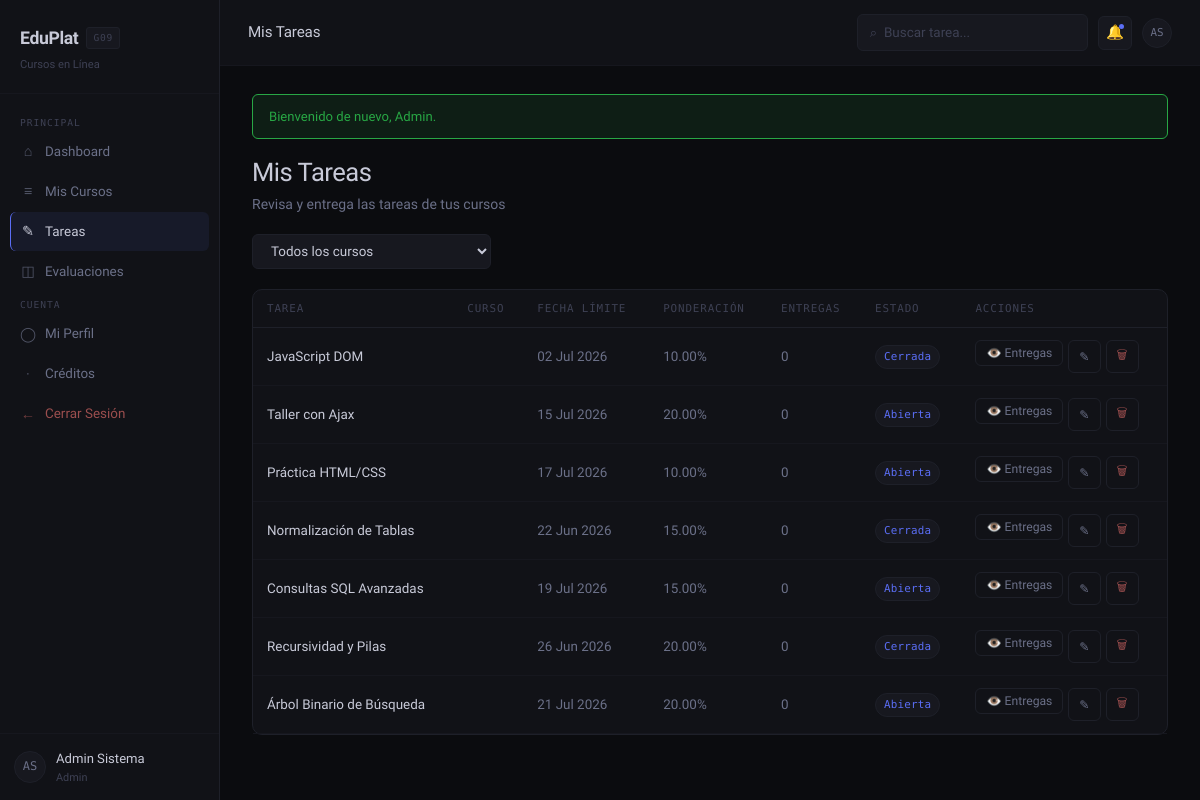
The app's page /EDUPLAT_G09/index.php?accion=tareas (signed in) with its own data.
### tables this page shows
CREATE TABLE `tareas` (
  `id_tarea` int(11) NOT NULL,
  `id_curso` int(11) NOT NULL,
  `titulo` varchar(150) NOT NULL,
  `instrucciones` text DEFAULT NULL,
  `ponderacion` decimal(5,2) NOT NULL DEFAULT 0.00,
  `fecha_limite` datetime NOT NULL,
  `fecha_creacion` datetime NOT NULL DEFAULT current_timestamp()
);

### EDUPLAT_G09/controlador/TareaControlador.php (called while the page is built, shortened)
<?php
require_once __DIR__ . '/../modelo/Tarea.php';
require_once __DIR__ . '/../modelo/Curso.php';
class TareaControlador
{
    public function listar(): void
    {
        $uid = (int) $_SESSION['id_usuario'];
        $rol = $_SESSION['rol'];
        $esDocente = $rol === 'docente';
        $busqueda = trim($_GET['q'] ?? '');
        $idCursoFiltro = isset($_GET['curso']) ? (int) $_GET['curso'] : null;
        if ($rol === 'estudiante') {
            $tareas = Tarea::listarParaEstudiante($uid, $busqueda, $idCursoFiltro);
            $cursosFiltro = Curso::listarParaUsuario($uid, 'estudiante');
        } elseif ($esDocente) {
            $tareas = Tarea::listarParaDocente($uid, $busqueda, $idCursoFiltro);
            $cursosFiltro = Curso::listarParaUsuario($uid, 'docente');
        } else {
            $tareas = [];
            $cursosFiltro = Curso::listarParaUsuario($uid, 'admin');
            foreach ($cursosFiltro as $c) {
                $tareas = array_merge($tareas, Tarea::listarPorCurso((int) $c['id_curso']));
            }
        }
        require __DIR__ . '/../vista/tareas.php';
    }
}

### EDUPLAT_G09/modelo/Curso.php (called while the page is built, shortened)
<?php
require_once __DIR__ . '/Database.php';
class Curso
{
    public static function listarParaUsuario(int $idUsuario, string $rol, string $busqueda = '', string $filtroEstado = ''): array
    {
        $pdo = Database::get();
        $params = [];
        if ($rol === 'estudiante') {
            $sql = 'SELECT c.*, u.nombres AS docente_nombres, u.apellidos AS docente_apellidos,
                           i.progreso, i.id_inscripcion,
                           (SELECT COUNT(*) FROM inscripciones i2 WHERE i2.id_curso = c.id_curso) AS total_alumnos
                    FROM cursos c
                    JOIN usuarios u ON u.id_usuario = c.docente_id
                    LEFT JOIN inscripciones i ON i.id_curso = c.id_curso AND i.id_estudiante = :uid
                    WHERE 1=1';
            $params[':uid'] = $idUsuario;
        } else {
            $sql = 'SELECT c.*, u.nombres AS docente_nombres, u.apellidos AS docente_apellidos,
                           (SELECT COUNT(*) FROM inscripciones i2 WHERE i2.id_curso = c.id_curso) AS total_alumnos
                    FROM cursos c
                    JOIN usuarios u ON u.id_usuario = c.docente_id
                    WHERE 1=1';
        }
        $sql .= ' ORDER BY c.fecha_creacion DESC';
        $stmt = $pdo->prepare($sql);
        $stmt->execute($params);
        return $stmt->fetchAll();
    }
}

### EDUPLAT_G09/modelo/Database.php (called while the page is built)
<?php
require_once __DIR__ . '/../config/conexion.php';
class Database
{
    private static ?PDO $conn = null;
    public static function get(): PDO
    {
        global $pdo;
        if (self::$conn === null) {
            self::$conn = $pdo;
        }
        return self::$conn;
    }
}

### EDUPLAT_G09/modelo/Tarea.php (called while the page is built, shortened)
<?php
require_once __DIR__ . '/Database.php';
class Tarea
{
    public static function listarPorCurso(int $idCurso, ?int $idEstudiante = null): array
    {
        $sql = 'SELECT t.*';
        $sql .= ' FROM tareas t';
        $sql .= ' WHERE t.id_curso = :c ORDER BY t.fecha_limite ASC';
        $stmt = Database::get()->prepare($sql);
        $params = [':c' => $idCurso];
        $stmt->execute($params);
        return $stmt->fetchAll();
    }
}

### EDUPLAT_G09/vista/tareas.php (the view, shortened to what this page needs)
<!DOCTYPE html>
<html lang="es">
<head>
  <link rel="stylesheet" href="public/css/styles.css" />
</head>
<body>
<div class="app-layout">
  <?php $activePage = 'tareas'; require __DIR__ . '/partials/sidebar.php'; ?>
  <main class="main-content">
    <div class="topbar">
      <span class="topbar-title"><?= $esDocente ? 'Gestión de Tareas' : 'Mis Tareas' ?></span>
      <div class="topbar-actions">
        <form class="search-bar" method="GET" action="index.php" id="form-buscar-tareas">
          <span class="search-icon">⌕</span>
          <input type="text" name="q" id="input-buscar-tareas" value="<?= htmlspecialchars($busqueda) ?>" placeholder="Buscar tarea..." autocomplete="off" />
        </form>
        <div class="notif-btn">🔔<span class="notif-dot"></span></div>
        <a href="index.php?accion=perfil"><div class="avatar" style="width:30px;height:30px;font-size:0.68rem;cursor:pointer;"><?= htmlspecialchars(inicialesUsuario()) ?></div></a>
      </div>
    </div>
    <div class="page-body">
      <div class="section-header fade-in">
        <div>
          <h2><?= $esDocente ? 'Gestión de Tareas' : 'Mis Tareas' ?></h2>
          <p style="margin-top:4px;"><?= $esDocente ? 'Crea y califica las tareas de tus cursos' : 'Revisa y entrega las tareas de tus cursos' ?></p>
        </div>
      </div>
      <div style="display:flex; gap:12px; align-items:center; margin-bottom:20px; flex-wrap:wrap;" class="fade-in fade-in-2">
        <form method="GET" action="index.php" style="display:flex;gap:12px;align-items:center;" id="form-filtro-curso">
          <select class="form-control" name="curso" id="select-filtro-curso" style="width:auto;padding:8px 14px;">
            <option value="">Todos los cursos</option>
          </select>
        </form>
      </div>
      <div class="card fade-in fade-in-3" style="padding:0;" id="card-tareas" data-rol="<?= htmlspecialchars($rol) ?>" data-es-docente="<?= $esDocente ? '1' : '0' ?>">
        <div class="table-wrapper">
          <table>
            <thead>
              <tr>
                <th>Tarea</th>
                <th>Curso</th>
                <th>Fecha Límite</th>
                <th>Ponderación</th>
                <?php if ($rol === 'estudiante'): ?><th>Mi Nota</th><?php else: ?><th>Entregas</th><?php endif; ?>
                <th>Estado</th>
                <th>Acciones</th>
              </tr>
            </thead>
            <tbody id="tareas-tbody">
              <?php foreach ($tareas as $t):
                $vencida = strtotime($t['fecha_limite']) < time();
                $tieneEntrega = !empty($t['id_entrega']);
                $calificada = ($t['estado_entrega'] ?? '') === 'calificada';
              ?>
                <tr>
                  <td class="td-main"><?= htmlspecialchars($t['titulo']) ?></td>
                  <td><?= htmlspecialchars($t['curso_nombre']) ?></td>
                  <td><?= date('d M Y', strtotime($t['fecha_limite'])) ?></td>
                  <td><?= htmlspecialchars($t['ponderacion']) ?>%</td>
                  <?php if ($rol === 'estudiante'): ?>
                    <td><?= $t['nota'] !== null ? '<strong style="color:var(--success);">' . htmlspecialchars($t['nota']) . '</strong>' : '—' ?></td>
                  <?php else: ?>
                    <td><?= (int) ($t['total_entregas'] ?? 0) ?></td>
                  <?php endif; ?>
                  <td>
                    <?php if ($rol === 'estudiante'): ?>
                      <?php if ($calificada): ?><span class="badge badge-green">Calificada</span>
                      <?php elseif ($tieneEntrega): ?><span class="badge badge-blue">Entregada</span>
                      <?php elseif ($vencida): ?><span class="badge badge-muted">Vencida</span>
                      <?php else: ?><span class="badge badge-gold">Pendiente</span><?php endif; ?>
                    <?php else: ?>
                      <span class="badge badge-blue"><?= $vencida ? 'Cerrada' : 'Abierta' ?></span>
                    <?php endif; ?>
                  </td>
                  <td><div class="table-actions">
                    <?php if ($rol === 'estudiante'): ?>
                      <?php if (!$tieneEntrega && !$vencida): ?>
                        <button class="btn btn-primary btn-sm" onclick='abrirEntregar(<?= (int) $t['id_tarea'] ?>, <?= json_encode($t['titulo']) ?>, <?= json_encode($t['curso_nombre']) ?>)'>📤 Entregar</button>
                      <?php elseif ($tieneEntrega && !$calificada): ?>
                        <button class="btn btn-ghost btn-sm" onclick='abrirEntregar(<?= (int) $t['id_tarea'] ?>, <?= json_encode($t['titulo']) ?>, <?= json_encode($t['curso_nombre']) ?>)'>✎ Editar</button>
                        <form method="POST" action="index.php?accion=eliminarEntrega" onsubmit="return confirm('¿Retirar tu entrega?');" style="display:inline;">
                          <input type="hidden" name="id_entrega" value="<?= (int) $t['id_entrega'] ?>" />
                          <button class="btn btn-ghost btn-sm" type="submit">🗑</button>
                        </form>
                      <?php else: ?>
                        <span style="font-size:0.78rem;color:var(--text-muted);">—</span>
                      <?php endif; ?>
                    <?php else: ?>
                      <a href="index.php?accion=tareas&ver=<?= (int) $t['id_tarea'] ?>"><button class="btn btn-ghost btn-sm">👁️ Entregas</button></a>
                      <button class="btn btn-ghost btn-sm" onclick='abrirEditar(<?= json_encode($t, JSON_HEX_APOS | JSON_HEX_QUOT) ?>)'>✎</button>
                      <form method="POST" action="index.php?accion=eliminarTarea" onsubmit="return confirm('¿Eliminar esta tarea? Se eliminarán también sus entregas.');" style="display:inline;">
                        <button class="btn btn-danger btn-sm" type="submit">🗑</button>
                      </form>
                    <?php endif; ?>
                  </div></td>
                </tr>
              <?php endforeach; ?>
            </tbody>
          </table>
        </div>
      </div>
    </div>
  </main>
</div>
</body>
</html>

### records on screen
tareas: titulo "JavaScript DOM", fecha_limite "02 Jul 2026", ponderacion "10.00", total_entregas "0", shows "Cerrada"
tareas: titulo "Taller con Ajax", fecha_limite "15 Jul 2026", ponderacion "20.00", total_entregas "0", shows "Abierta"
tareas: titulo "Práctica HTML/CSS", fecha_limite "17 Jul 2026", ponderacion "10.00", total_entregas "0", shows "Abierta"
tareas: titulo "Normalización de Tablas", fecha_limite "22 Jun 2026", ponderacion "15.00", total_entregas "0", shows "Cerrada"
tareas: titulo "Consultas SQL Avanzadas", fecha_limite "19 Jul 2026", ponderacion "15.00", total_entregas "0", shows "Abierta"
tareas: titulo "Recursividad y Pilas", fecha_limite "26 Jun 2026", ponderacion "20.00", total_entregas "0", shows "Cerrada"
tareas: titulo "Árbol Binario de Búsqueda", fecha_limite "21 Jul 2026", ponderacion "20.00", total_entregas "0", shows "Abierta"

### other values on screen
inicialesUsuario() "AS"
$_SESSION['nombres'] . ' ' . $_SESSION['apellidos'] "Admin Sistema"
rolUsuario() "Admin"
$f['mensaje'] "Bienvenido de nuevo, Admin."
